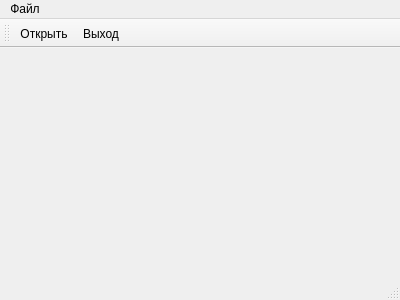
<?xml version="1.0" encoding="UTF-8"?>
<ui version="4.0">
 <class>MainWindow</class>
 <widget class="QMainWindow" name="MainWindow">
  <property name="geometry">
   <rect>
    <x>0</x>
    <y>0</y>
    <width>400</width>
    <height>300</height>
   </rect>
  </property>
  <property name="windowTitle">
   <string>MainWindow</string>
  </property>
  <widget class="QWidget" name="centralWidget"/>
  <widget class="QMenuBar" name="menuBar">
   <property name="geometry">
    <rect>
     <x>0</x>
     <y>0</y>
     <width>400</width>
     <height>21</height>
    </rect>
   </property>
   <widget class="QMenu" name="menu">
    <property name="title">
     <string>Файл</string>
    </property>
    <addaction name="Open"/>
    <addaction name="Quit"/>
   </widget>
   <addaction name="menu"/>
  </widget>
  <widget class="QToolBar" name="mainToolBar">
   <attribute name="toolBarArea">
    <enum>TopToolBarArea</enum>
   </attribute>
   <attribute name="toolBarBreak">
    <bool>false</bool>
   </attribute>
   <addaction name="Open"/>
   <addaction name="Quit"/>
  </widget>
  <widget class="QStatusBar" name="statusBar"/>
  <action name="Open">
   <property name="text">
    <string>Открыть</string>
   </property>
  </action>
  <action name="Quit">
   <property name="text">
    <string>Выход</string>
   </property>
  </action>
 </widget>
 <layoutdefault spacing="6" margin="11"/>
 <resources/>
 <connections/>
</ui>
